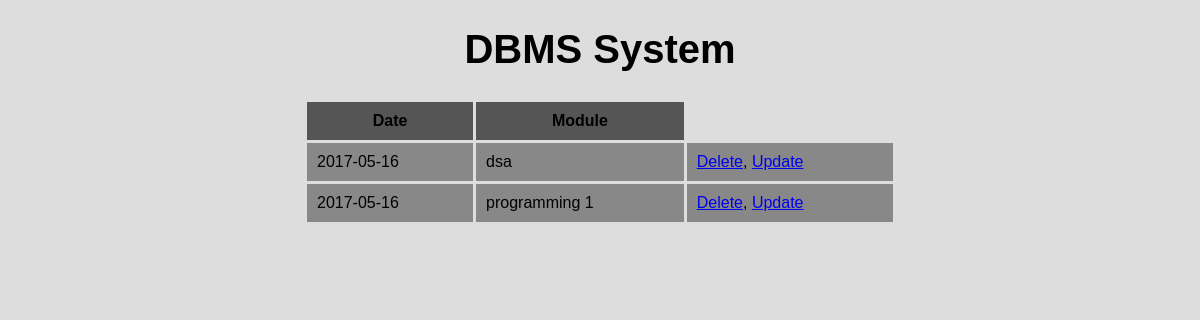
The app's page /exams.php, older data.
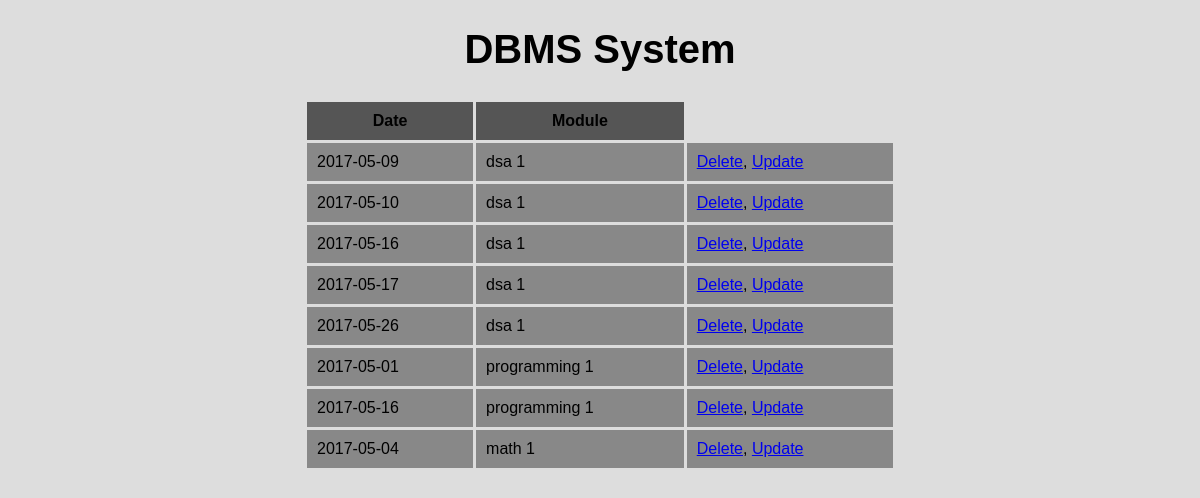
The same page, newer data.
### tables this page shows
CREATE TABLE `exmas` (
  `date` date NOT NULL,
  `mcode` varchar(50) NOT NULL
);

CREATE TABLE `module` (
  `mcode` varchar(50) NOT NULL,
  `title` varchar(50) NOT NULL,
  `cr_level` int(11) NOT NULL,
  `coordinator_id` varchar(50) NOT NULL,
  `d_id` varchar(50) NOT NULL,
  `dep_id` varchar(50) NOT NULL,
  `semester` int(11) NOT NULL
);

### exams.php (the view, shortened to what this page needs)
<?php
include_once("config.php");
$sql = "SELECT date, title, exmas.mcode FROM exmas INNER JOIN module ON exmas.mcode=module.mcode;";
$result = mysqli_query($con, $sql);
if(mysqli_num_rows($result)>0){
    $str= "<table>";
    $str.="<tr><th>Date</th><th>Module</th><th style='background: #ddd;'></th></tr>";
    while($row = mysqli_fetch_array($result)){
        $str.= "<tr><td>$row[date]</td>";
        $str.= "<td>$row[title]</td>";
        $str.= "<td><a href='delete.php?date=$row[date]&mcode=$row[mcode]'>Delete</a>";
        $str.= ", <a href='update_exams.php?date=$row[date]&mcode=$row[mcode]'>Update</a></td></tr>";
    }
    $str.= "</table>";
}else{
    $err = "<p style='font-size: 40px;'>No records matched.</p>";
}
?>
<!DOCTYPE html>
<html>
    <head>
        <link rel="stylesheet" href="css/form.css?modified=205209">
        <link rel="stylesheet" href="css/test.css?modified=20009">
        <link rel="stylesheet" href="css/tab.css?modified=200209">
    </head>
    <body>
        <h1>DBMS System</h1>
        <div class="container">
            <?php if(isset($str)){echo $str;} ?>
        </div>
    </body>
</html>

### css/test.css (style rules this page uses)
html { font-family: sans-serif; background: #dddddd; }
h1 { text-align: center; font-size: 40px; }

### exams.php (style rules this page uses)
table, th, td { border: 3px solid #ddd; border-collapse: collapse; padding: 10px; }
table { width: 100%; }
.container { margin-left: auto; margin-right: auto; width: 50%; display: block; }
table { background: #888; }
th { background: #555; }

Row changes from the older to the newer data that the page shows:
added exmas: date "2017-05-09", mcode.title "dsa 1"
added exmas: date "2017-05-10", mcode.title "dsa 1"
changed through a linked row, exmas (number 3 of 8 on the later page): mcode.title "dsa" → "dsa 1"
added exmas: date "2017-05-17", mcode.title "dsa 1"
added exmas: date "2017-05-26", mcode.title "dsa 1"
added exmas: date "2017-05-01", mcode.title "programming 1"
added exmas: date "2017-05-04", mcode.title "math 1"
